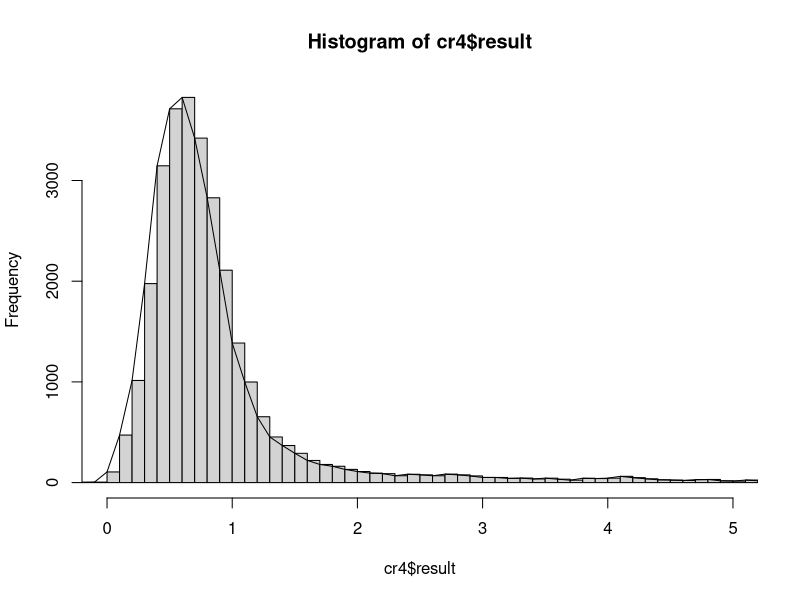

The R script that drew this image:
cr=read.csv("cr.csv")
head(cr)
cr2=na.omit(cr)
cr2
cr3=data.frame(as.numeric(cr2$result))
cr4=na.omit(cr3)
colnames(cr4)=c("result")
options(help_type="html")
h=hist(cr4$result,breaks=seq(-1,112,0.1),xlim=c(0,5))
length(h$breaks)
length(h$counts)
xy=data.frame(h$breaks[1:1130],h$counts)
xy=data.frame(h$breaks[1:1130],h$counts)
head(xy)
lines(xy)

